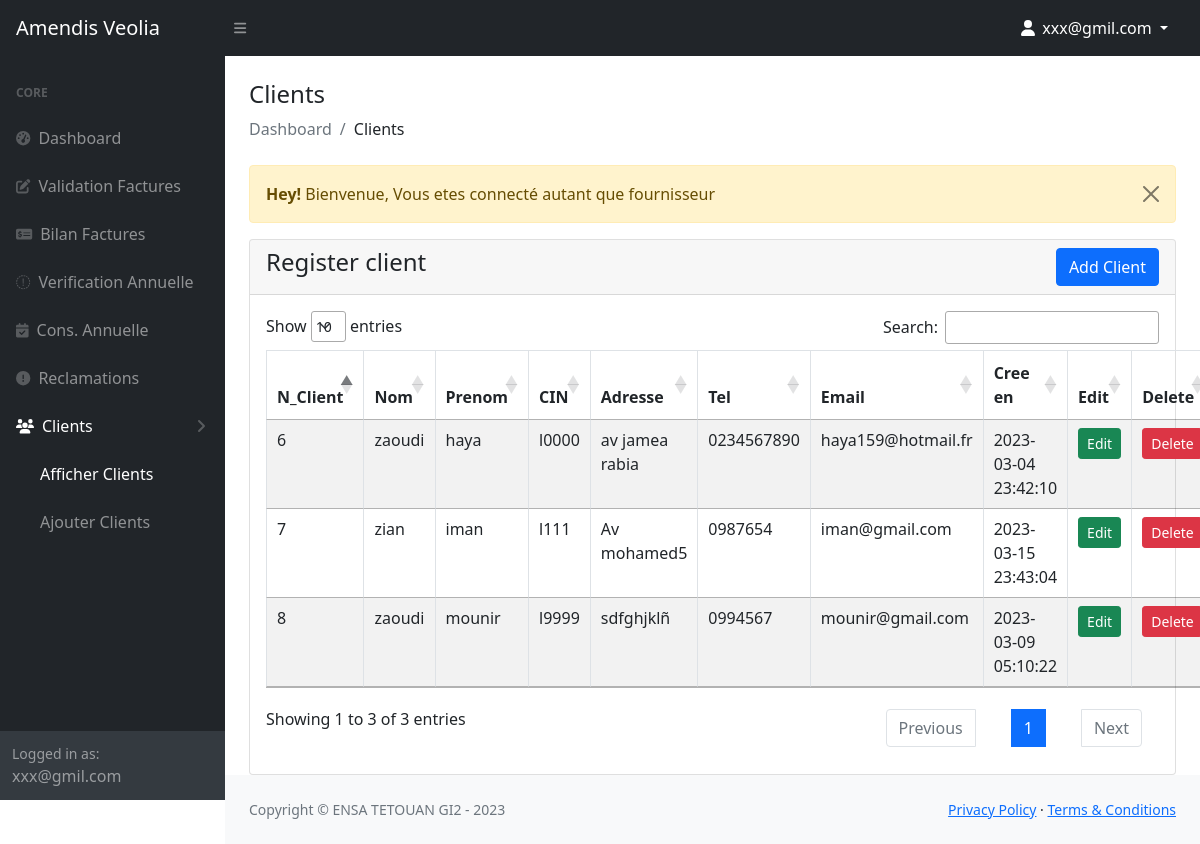
Screenshot of /TP2project/admin/view-register.php (signed in) with the database file from the repository.
### tables this page shows
CREATE TABLE `fournisseurs` (
  `id_fr` int(255) NOT NULL,
  `nom_fr` varchar(30) NOT NULL,
  `adresse_fr` varchar(200) NOT NULL,
  `tel_fr` varchar(20) NOT NULL,
  `email_fr` varchar(50) NOT NULL,
  `mdp_fr` varchar(30) NOT NULL
);

CREATE TABLE `clients` (
  `id_cl` int(255) NOT NULL,
  `nom_cl` varchar(50) NOT NULL,
  `prenom_cl` varchar(50) NOT NULL,
  `cin_cl` varchar(20) NOT NULL,
  `adresse_cl` varchar(100) NOT NULL,
  `tel_cl` varchar(20) NOT NULL,
  `email_cl` varchar(50) NOT NULL,
  `passwd_cl` varchar(50) NOT NULL,
  `created_at` timestamp NOT NULL DEFAULT current_timestamp(),
  `date_abonnement` date DEFAULT NULL,
  `id_zone` int(255) NOT NULL
);

### TP2project/admin/view-register.php (the view, shortened to what this page needs)
<?php
include('config/dbcon.php');
include('includes/header.php');
?>
<div class="container-fluid px-4">
    <h4 class="mt-4">Clients</h4>
    <ol class="breadcrumb mb-4">
        <li class="breadcrumb-item active">Dashboard</li>
        <li class="breadcrumb-item ">Clients</li>
    </ol>
    <div class="row">
        <div class="col-md-12">
            <?php include('message.php')?>
            <div class="card">
                <div class="card-header">
                    <h4>Register client
                        <a href="register-add.php" class="btn btn-primary float-end">Add Client</a>
                    </h4>
                </div>
                <div class="card-body">
                    <table id='myDataTable' class="table table-bordered table-striped table-sm">
                        <thead>
                            <tr>
                                <th>N_Client</th>
                                <th>Nom</th>
                                <th>Prenom</th>
                                <th>CIN</th>
                                <th>Adresse</th>
                                <th>Tel</th>
                                <th>Email</th>
                                <th>Cree en</th>
                                <th>Edit</th>
                                <th>Delete</th>
                            </tr>
                        </thead>
                        <tbody>
                            <?php
                            $query="SELECT * FROM clients ";
                            $query_run = mysqli_query($con, $query);
                            if(mysqli_num_rows($query_run) > 0){
                                foreach($query_run as $row){
                                    ?>
                                    <tr>
                                        <td> <?= $row['id_cl']; ?> </td>
                                        <td> <?= $row['nom_cl']; ?> </td>
                                        <td> <?= $row['prenom_cl']; ?></td>
                                        <td> <?= $row['cin_cl']; ?> </td>
                                        <td> <?= $row['adresse_cl']; ?> </td>
                                        <td> <?= $row['tel_cl']; ?> </td>
                                        <td> <?= $row['email_cl']; ?> </td>
                                        <td> <?= $row['created_at']; ?> </td>
                                        <td> <a href="register-edit.php?id_cl=<?=$row['id_cl'];?>" class="btn btn-success btn-sm" >Edit</a> </td>
                                        <td>
                                            <form action="code.php" method="post">
                                               <button type ="submit" name="user_delete" value="<?=$row['id_cl'];?>" class="btn btn-danger btn-sm">Delete</button> </td>
                                    </tr>
                                    <?php
                                }
                            }else{
                                ?>
                                    <tr>
                                        <td colspan=10> No RECORD FOUND</td>
                                    </tr>
                                <?php
                            }
                            ?>
                        </tbody>
                    </table>
                </div>
            </div>
        </div>
    </div>
</div>
<?php
include('includes/footer.php');
include('includes/scripts.php');
?>

### TP2project/admin/includes/navbar-top.php (shortened to what this page needs)
<nav class="sb-topnav navbar navbar-expand navbar-dark bg-dark">
    <a class="navbar-brand ps-3" href="index.html">Amendis Veolia</a>
    <button class="btn btn-link btn-sm order-1 order-lg-0 me-4 me-lg-0" id="sidebarToggle" href="#!"><i class="fas fa-bars"></i></button>
        <?php
            $sql = mysqli_query($con,"SELECT * FROM fournisseurs WHERE id_fr = {$_SESSION['id_fr']} " );
            if(mysqli_num_rows($sql) >0){
              $row = mysqli_fetch_assoc($sql);
            }
          ?>
    <ul class="navbar-nav ms-auto ms-md-0 me-3 me-lg-4">
        <li class="nav-item dropdown">
            <a class="nav-link dropdown-toggle text-white" id="navbarDropdown" href="#" role="button" data-bs-toggle="dropdown" aria-expanded="false">
                <i class="fas fa-user fa-fw"></i> <?= $row['email_fr'];?>
            </a>
        </li>
    </ul>
</nav>

### TP2project/admin/includes/sidebar.php
<div id="layoutSidenav_nav">
    <?php  $page = substr($_SERVER['SCRIPT_NAME'], strrpos($_SERVER['SCRIPT_NAME'], "/")+1); ?>
    <nav class="sb-sidenav accordion sb-sidenav-dark" id="sidenavAccordion">
        <div class="sb-sidenav-menu">
            <div class="nav">
                <div class="sb-sidenav-menu-heading">Core</div>
                <a class="nav-link <?=$page == 'index.php' ? 'active':'' ?> " href="index.php">
                    <div class="sb-nav-link-icon"><i class="fas fa-tachometer-alt"></i></div>
                    Dashboard
                </a>
                <a class="nav-link <?=$page == 'validate_fac.php' ? 'active':'' ?> " href="validate_fac.php">
                    <div class="sb-nav-link-icon"><i class="fas fa-pen-to-square"></i></div>
                        Validation Factures
                </a>
                <a class="nav-link <?=$page == 'view_fac.php' ? 'active':'' ?> " href="view_fac.php">
                    <div class="sb-nav-link-icon"><i class="fas fa-money-check-dollar"></i></div>
                        Bilan Factures
                </a>
                <a class="nav-link <?=$page == 'cons-annuelle.php' ? 'active':'' ?> " href="cons-annuelle.php">
                    <div class="sb-nav-link-icon"><i class="fa-sharp fa-solid fa-file-pen"></i></div>
                       Verification Annuelle
                </a>
                <a class="nav-link <?=$page == 'verify-annuelle.php' ? 'active':'' ?> " href="verify-annuelle.php">
                    <div class="sb-nav-link-icon"><i class="fa-solid fa-calendar-check"></i></div>
                       Cons. Annuelle
                </a>
                <a class="nav-link <?=$page == 'view-nonrec.php' ? 'active':'' ?> " href="view-nonrec.php">
                    <div class="sb-nav-link-icon"><i class="fa-solid fa-circle-exclamation"></i></div>
                       Reclamations
                </a>
                <a class="nav-link collapsed <?= $page == 'view-register.php' || $page == 'register-add.php'|| $page == 'register-edit.php' ? 'active':'' ?>" href="#" data-bs-toggle="collapse" data-bs-target="#collapseLayouts" aria-expanded="false" aria-controls="collapseLayouts">
                    <div class="sb-nav-link-icon"><i class="fas fa-users"></i></div>
                        Clients
                    <div class="sb-sidenav-collapse-arrow"><i class="fas fa-angle-down"></i></div>
                </a>
                <div class="collapse <?= $page == 'view-register.php' || $page == 'register-add.php' || $page == 'register-edit.php' ? 'show':'' ?>" id="collapseLayouts" aria-labelledby="headingOne" data-bs-parent="#sidenavAccordion">
                    <nav class="sb-sidenav-menu-nested nav">
                        <a class="nav-link <?=$page == 'view-register.php' || $page == 'register-edit.php' ? 'active':'' ?>" href="view-register.php">Afficher Clients</a>
                        <a class="nav-link <?=$page == 'register-add.php' ? 'active':'' ?>" href="register-add.php">Ajouter Clients</a>
                    </nav>
                </div>
            </div>
        </div>
        <div class="sb-sidenav-footer">
            <div class="small">Logged in as:</div>
                <?= $row['email_fr']; ?>
        </div>
    </nav>
</div>

### rows the page displays
fournisseurs: email_fr "xxx@gmil.com"
clients: id_cl "6", nom_cl "zaoudi", prenom_cl "haya", cin_cl "l0000", adresse_cl "av jamea rabia", tel_cl "0234567890", email_cl "haya159@hotmail.fr", created_at "2023-03-04 23:42:10"
clients: id_cl "7", nom_cl "zian", prenom_cl "iman", cin_cl "l111", adresse_cl "Av mohamed5", tel_cl "0987654", email_cl "iman@gmail.com", created_at "2023-03-15 23:43:04"
clients: id_cl "8", nom_cl "zaoudi", prenom_cl "mounir", cin_cl "l9999", adresse_cl "sdfghjklñ", tel_cl "0994567", email_cl "mounir@gmail.com", created_at "2023-03-09 05:10:22"

### other values shown
$_SESSION['message'] "Bienvenue, Vous etes connecté autant que fournisseur"
